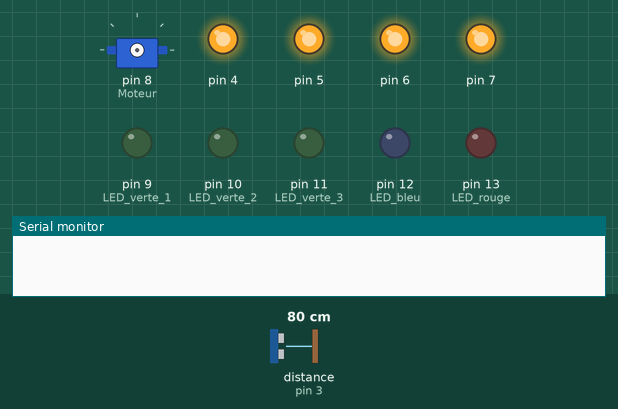
This sketch was run on a simulated Arduino Uno, built with avr-gcc and run on an emulated ATmega328P. Shown: servo, output pins drawn as LEDs (lit = HIGH), the last lines printed to the serial monitor. Wiring (inferred from the names in the program): ultrasonic range finder: trigger pin 2; echo pin 3. Inputs (shaded band) come from the test bench; at power-on: distance to the obstacle (sensor on pin 3) 80 cm. The echo pulse lasts 58.3 µs per cm; pins used as bus, display or sensor lines are not drawn.

Above: at 0.1 s.
At 1.3 s:
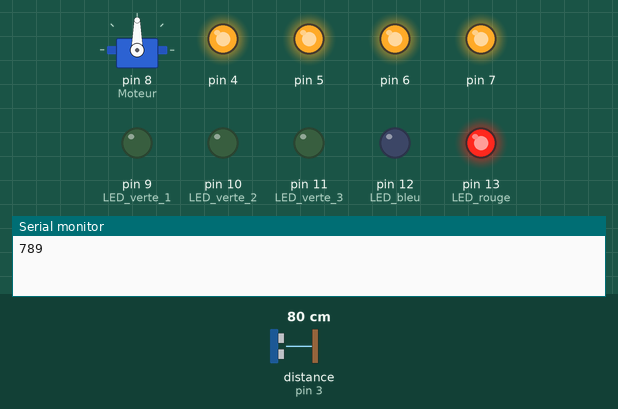
At 9.95 s:
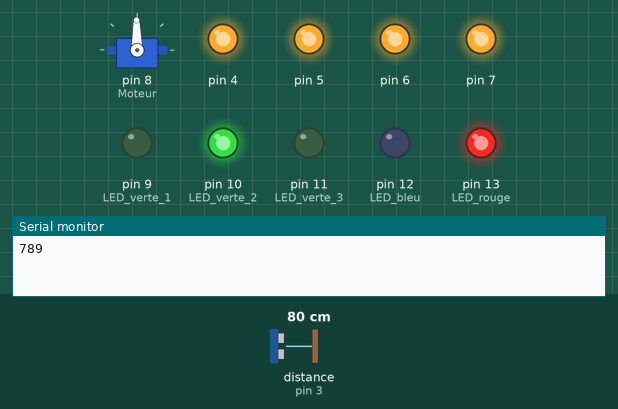
At 20.0 s:
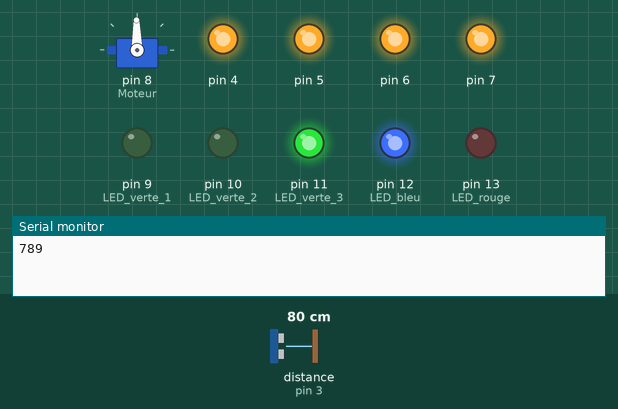
At 30.16 s:
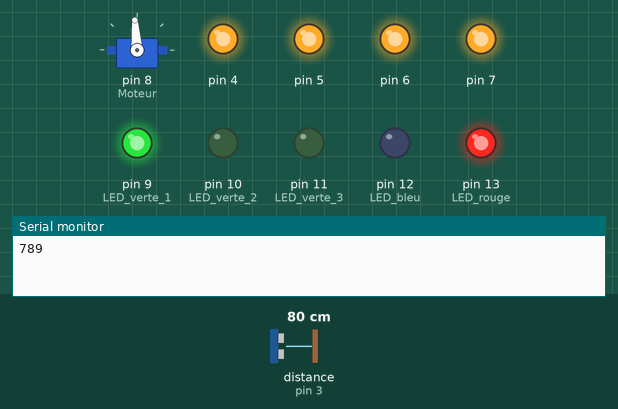
At 39.81 s:
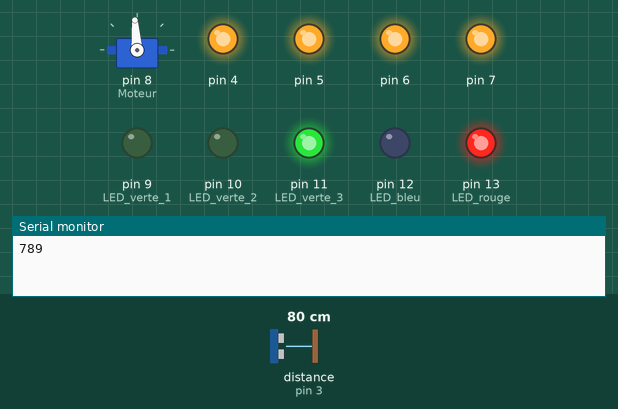
Timing chart, 0 to 40.0 s (numbered marks = the images above):
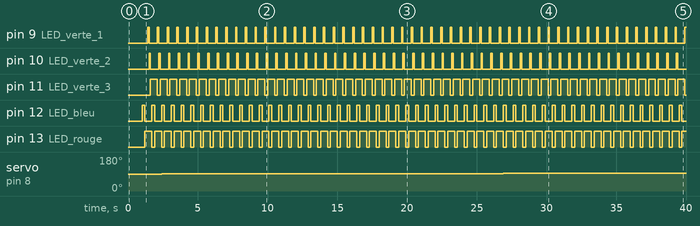

The sketch:

Programme_Exp_rience.ino
```cpp
long unsigned currentMillis =0;
long unsigned currentMillis2 =0;
unsigned long previousMillis1 =0;


 /* Inclut la lib Servo pour manipuler le servomoteur */
#include <Servo.h>


/* Créer un objet Servo pour contrôler le servomoteur */
Servo monServomoteur;


int LED_bleu = 12;

int LED_rouge = 13;

int LED_verte_1 = 9;
int LED_verte_2 = 10;
int LED_verte_3 = 11;

int Moteur = 8;

bool rep = false;

const byte trig = 2;
const byte echo = 3;
/* Constantes pour le timeout */
const unsigned long MEASURE_TIMEOUT = 25000UL; // 25ms = ~8m à 340m/s

/* Vitesse du son dans l'air en mm/us */
const float SOUND_SPEED = 340.0 / 1000;


void waitOk(){

  int distance_fin = 0;

  while (distance_fin < 500){
    delay(1000);
    digitalWrite(trig, HIGH);
    delayMicroseconds(10);
    digitalWrite(trig, LOW);
    long measure = pulseIn(echo, HIGH, MEASURE_TIMEOUT);
    float distance_mm = measure / 2.0 * SOUND_SPEED;
    distance_fin = int(distance_mm);
    Serial.println(distance_fin);
  }


}

void setup() {

  Serial.begin(9600);

  // put your setup code here, to run once:

 pinMode(LED_bleu,OUTPUT);

 pinMode(LED_rouge,OUTPUT);

 pinMode(LED_verte_1,OUTPUT);
 pinMode(LED_verte_2,OUTPUT);
 pinMode(LED_verte_3,OUTPUT);


 // Juste pour avoir une sortie qui alimente le servomoteur
 pinMode(7,OUTPUT);
 pinMode(6,OUTPUT);
 pinMode(5,OUTPUT);
 pinMode(4,OUTPUT);
 pinMode(3,OUTPUT);

 digitalWrite(7,HIGH);
 digitalWrite(6,HIGH);
 digitalWrite(5,HIGH);
 digitalWrite(4,HIGH);
 digitalWrite(3,HIGH);


 digitalWrite(LED_bleu,LOW);

 digitalWrite(LED_rouge,LOW);

 digitalWrite(LED_verte_1,LOW);
 digitalWrite(LED_verte_2,LOW);
 digitalWrite(LED_verte_3,LOW);


 pinMode(trig,OUTPUT);

 digitalWrite(trig,LOW);
 pinMode(echo,INPUT);
 waitOk();

 monServomoteur.attach(Moteur);


}

void Disco() {
  // Programme pour faire clignoter les leds...
  Disco_1();
  Disco_2();

}

void Disco_1() {
  // Programme pour faire clignoter les leds rouges et bleus

  digitalWrite(LED_bleu,HIGH);
  digitalWrite(LED_rouge,LOW);
  delay(200);

  digitalWrite(LED_rouge,HIGH);
  digitalWrite(LED_bleu,LOW);
  delay(200);

  }


void Disco_2() {
  // Programme pour faire clignoter les leds vertes

  digitalWrite(LED_verte_1,HIGH);
  digitalWrite(LED_verte_2,LOW);
  digitalWrite(LED_verte_3,LOW);
  delay(100);

  digitalWrite(LED_verte_1,LOW);
  digitalWrite(LED_verte_2,HIGH);
  digitalWrite(LED_verte_3,LOW);
  delay(100);

  digitalWrite(LED_verte_1,LOW);
  digitalWrite(LED_verte_2,LOW);
  digitalWrite(LED_verte_3,HIGH);
  delay(100);

  }
void moteur() {


 //if (rep == false){

//  for (int position = 89; position >= 75; position-- ) {
//    monServomoteur.write(position);
//    Serial.println(position);
//    delay(500);
//    }
//    rep = true;
// }


  monServomoteur.write(92);

  }


void loop() {
  // put your main code here, to run repeatedly:


Disco();

//monServomoteur.write(91);

currentMillis = millis();
while(rep == false and (millis()- currentMillis)<25000){

Disco();
monServomoteur.write(91);

}

rep = true;

monServomoteur.write(94);


//monServomoteur.write(90);
}
```

Measured:
- by itself, pin 9 (LED_verte_1), pin 10 (LED_verte_2): alternates HIGH for 0.10 s and LOW for 0.60 s
- by itself, pin 11 (LED_verte_3), pin 13 (LED_rouge): alternates HIGH for 0.50 s and LOW for 0.20 s
- by itself, pin 12 (LED_bleu): alternates HIGH for 0.20 s and LOW for 0.50 s
- by itself, servo on pin 8 (Moteur): 90° → 91° at 2.4 s, → 94° 24.5 s later
